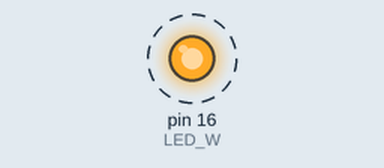
This program was run on a simulated Raspberry Pi (header pin numbers). Parts: output pins drawn as LEDs (lit = HIGH). Dashed ring = blinking.

Above: at 0.2 s.
Timing chart, 0 to 3.0 s (numbered marks = the images above):
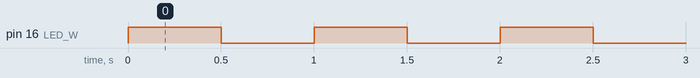

The program:

led_16_ex.py
```python
# coding: utf-8

# GPIO 라이브러리 임포트
import RPi.GPIO as GPIO

# time 라이브러리 임포트
import time

#핀 번호로 제어 : 핀 번호 할당 -> 커넥터 핀 번호로 설정
GPIO.setmode(GPIO.BOARD)

# 사용할 핀 번호 : chanel 번호
LED_W = 16

# 11번 채널(핀번호)을 출력 핀으로 설정, 초기 출력은 로우 레벨
GPIO.setup(LED_W, GPIO.OUT, initial = GPIO.LOW)


# 예외 처리
try:

    # 무한반복
    while 1:
        # 하이레벨 출력
        GPIO.output(LED_W, GPIO.HIGH)

        # 0.5s 대기
        time.sleep(0.5)

        # 로우 레벨 출력
        GPIO.output(LED_W, GPIO.LOW)

        # 0.5s 대기
        time.sleep(0.5)

# 키보드 예외를 검출
except KeyboardInterrupt:
    pass

# GPIO 개방
GPIO.cleanup()
```

Measured:
- by itself, pin 16 (LED_W): alternates HIGH for 0.50 s and LOW for 0.50 s
